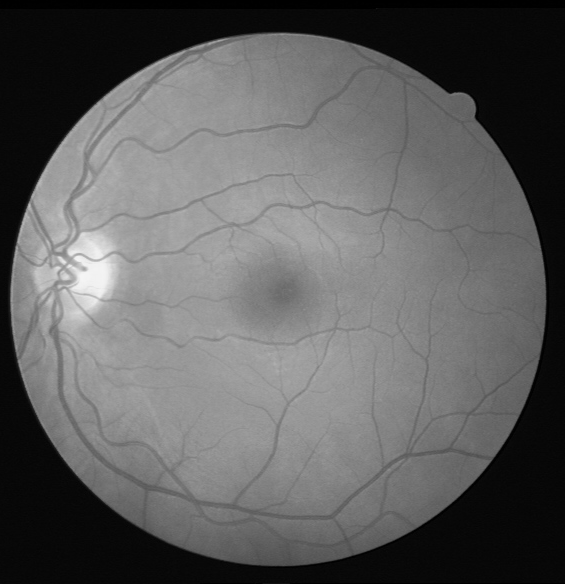
#> input picture PIM/tarefa2Final/imgs/11_test.png, 565 x 584 px
$ python filtroagucamento.py
#> lines starting #> are read from the running program, lines starting #| are printed output that depends on the picture
import numpy as np
from PIL import Image

# carregar a imagem
img = np.array(Image.open('imgs/11_test.png').convert('L'))

# definir as máscaras de filtragem
mascara_a = np.array([[0, 1, 0], [1, -4, 1], [0, 1, 0]])
mascara_b = np.array([[1, 1, 1], [1, -8, 1], [1, 1, 1]])

# ajustar para controlar a intensidade do filtro
c = -1

# criar matrizes de 0 com as mesmas dimensões e tipo de dados da img
gradiente_a = np.zeros_like(img, dtype=np.float32)
gradiente_b = np.zeros_like(img, dtype=np.float32)

# calcular o operador Laplaciano com a máscara para cada pixel da imagem
for i in range(1, img.shape[0] - 1):
    for j in range(1, img.shape[1] - 1):
        regiao = img[i - 1:i + 2, j - 1:j + 2]
        gradiente_a[i, j] = np.sum(regiao * mascara_a)
        gradiente_b[i, j] = np.sum(regiao * mascara_b)
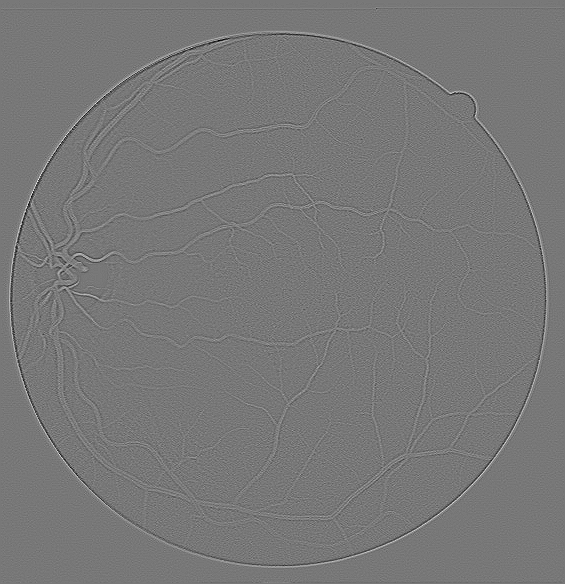
#> gradiente_a: shape (584, 565) float32; min -99, max 111, mean 0; drawn with min black and max white

# aplicar o filtro de aguçamento
filtro_agucamento_a = img + c * gradiente_a
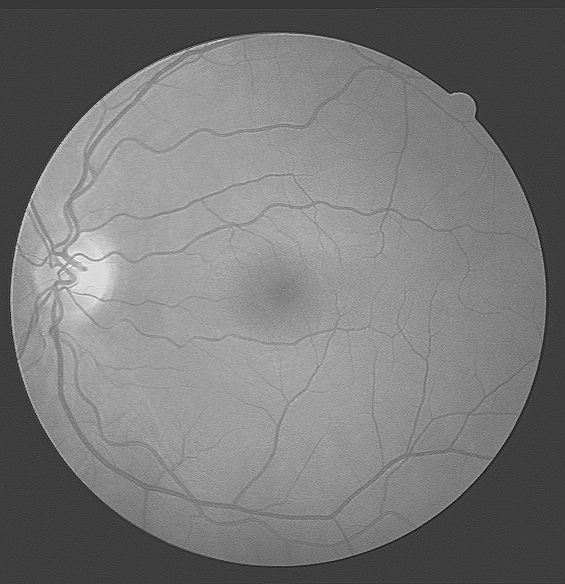
#> filtro_agucamento_a: shape (584, 565) float32; min -86, max 298, mean 94.5; drawn with min black and max white
filtro_agucamento_b = img + c * gradiente_b
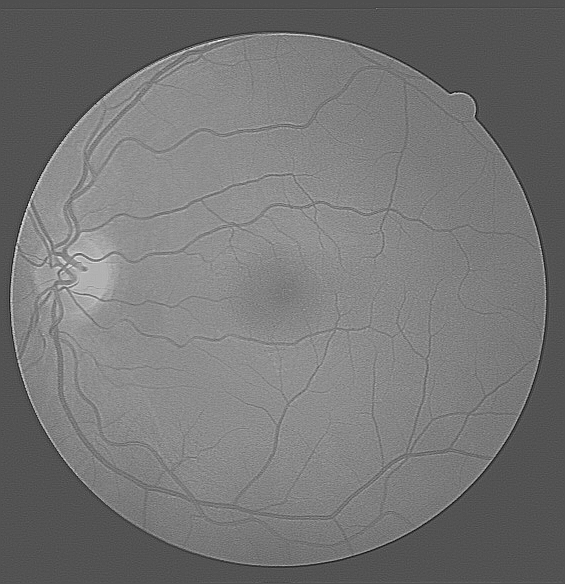
#> filtro_agucamento_b: shape (584, 565) float32; min -198, max 434, mean 94.6; drawn with min black and max white

# ajustar os valores para ficarem dentro da faixa desejada
filtro_agucamento_a = np.clip(filtro_agucamento_a, 0, 255)
filtro_agucamento_b = np.clip(filtro_agucamento_b, 0, 255)
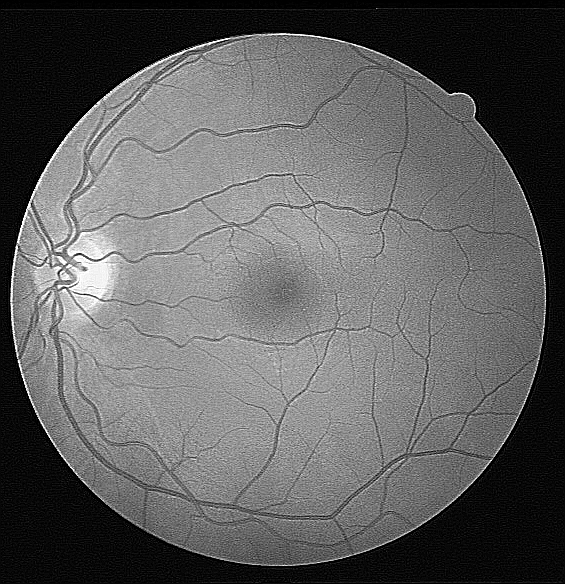
#> filtro_agucamento_b: shape (584, 565) float32; min 0, max 255, mean 95.3

# converter para o tipo de dado de 8 bits
filtro_agucamento_a = filtro_agucamento_a.astype(np.uint8)
filtro_agucamento_b = filtro_agucamento_b.astype(np.uint8)

# salvar imagens filtradas
imagem_agucamento_a = Image.fromarray(filtro_agucamento_a, mode="L")
imagem_agucamento_a.save('questao2/11_test_a.jpg')
imagem_agucamento_b = Image.fromarray(filtro_agucamento_b, mode="L")
imagem_agucamento_b.save('questao2/11_test_b.jpg')

# Ao comparar esteticamente os resultados com as diferentes máscaras de filtragem
# (mascara_a e mascara_b), podemos observar que a máscara_a produz um aguçamento mais suave,
# realçando as bordas e detalhes de forma sutil. Por outro lado, a máscara_b proporciona um
# aguçamento mais intenso, resultando em bordas mais definidas e um contraste mais acentuado.
# A escolha entre as máscaras depende do efeito desejado, sendo a máscara_a adequada para um
# aguçamento mais discreto e a máscara_b mais indicada para um aguçamento mais perceptível.
